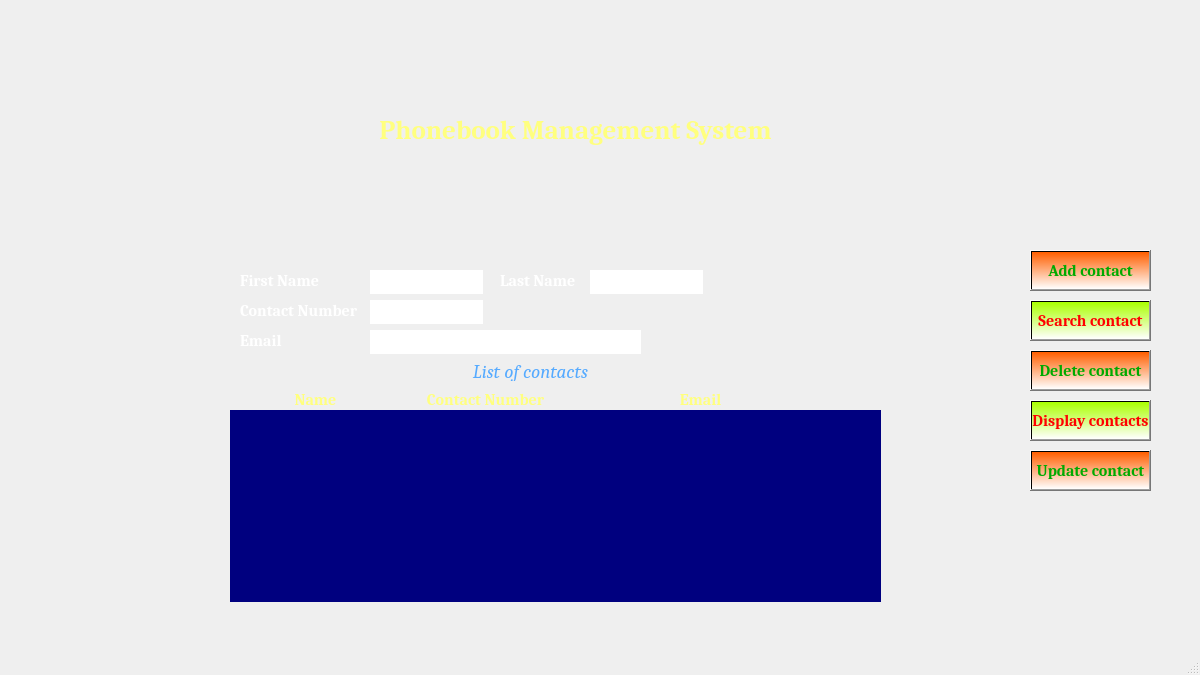
<?xml version="1.0" encoding="UTF-8"?>
<ui version="4.0">
 <class>MainWindow</class>
 <widget class="QMainWindow" name="MainWindow">
  <property name="geometry">
   <rect>
    <x>0</x>
    <y>0</y>
    <width>1200</width>
    <height>675</height>
   </rect>
  </property>
  <property name="minimumSize">
   <size>
    <width>1200</width>
    <height>675</height>
   </size>
  </property>
  <property name="maximumSize">
   <size>
    <width>1300</width>
    <height>700</height>
   </size>
  </property>
  <property name="sizeIncrement">
   <size>
    <width>0</width>
    <height>0</height>
   </size>
  </property>
  <property name="font">
   <font>
    <family>Cambria</family>
   </font>
  </property>
  <property name="contextMenuPolicy">
   <enum>Qt::DefaultContextMenu</enum>
  </property>
  <property name="windowTitle">
   <string/>
  </property>
  <property name="windowIcon">
   <iconset theme="applications-engineering">
    <normaloff>bg_image (1).jpg</normaloff>
    <normalon>bg_image (1).jpg</normalon>bg_image (1).jpg</iconset>
  </property>
  <property name="autoFillBackground">
   <bool>false</bool>
  </property>
  <property name="unifiedTitleAndToolBarOnMac">
   <bool>false</bool>
  </property>
  <widget class="QWidget" name="centralwidget">
   <widget class="QLabel" name="FirstName">
    <property name="geometry">
     <rect>
      <x>240</x>
      <y>270</y>
      <width>101</width>
      <height>21</height>
     </rect>
    </property>
    <property name="font">
     <font>
      <family>Cambria</family>
      <pointsize>12</pointsize>
      <bold>false</bold>
     </font>
    </property>
    <property name="text">
     <string>&lt;html&gt;&lt;head/&gt;&lt;body&gt;&lt;p&gt;&lt;span style=&quot; font-weight:700; color:#ffffff;&quot;&gt;First Name&lt;/span&gt;&lt;/p&gt;&lt;/body&gt;&lt;/html&gt;</string>
    </property>
   </widget>
   <widget class="QLineEdit" name="FirstNameLineEdit">
    <property name="geometry">
     <rect>
      <x>370</x>
      <y>270</y>
      <width>113</width>
      <height>24</height>
     </rect>
    </property>
    <property name="font">
     <font>
      <family>Cambria</family>
      <pointsize>12</pointsize>
      <bold>false</bold>
     </font>
    </property>
    <property name="frame">
     <bool>false</bool>
    </property>
   </widget>
   <widget class="QPushButton" name="Add_contactPush">
    <property name="geometry">
     <rect>
      <x>1030</x>
      <y>250</y>
      <width>121</width>
      <height>41</height>
     </rect>
    </property>
    <property name="font">
     <font>
      <family>Cambria</family>
      <pointsize>12</pointsize>
      <bold>true</bold>
     </font>
    </property>
    <property name="autoFillBackground">
     <bool>false</bool>
    </property>
    <property name="styleSheet">
     <string notr="true">color: rgb(0, 170, 0);
background-color: qlineargradient(spread:pad, x1:0, y1:0, x2:0, y2:1, stop:0 rgba(255, 95, 0, 255), stop:1 rgba(255, 255, 255, 255));</string>
    </property>
    <property name="text">
     <string>Add contact</string>
    </property>
   </widget>
   <widget class="QListWidget" name="listWidget">
    <property name="geometry">
     <rect>
      <x>230</x>
      <y>410</y>
      <width>651</width>
      <height>192</height>
     </rect>
    </property>
    <property name="baseSize">
     <size>
      <width>4</width>
      <height>2</height>
     </size>
    </property>
    <property name="font">
     <font>
      <family>Cambria</family>
      <pointsize>12</pointsize>
      <italic>true</italic>
      <bold>false</bold>
     </font>
    </property>
    <property name="autoFillBackground">
     <bool>false</bool>
    </property>
    <property name="styleSheet">
     <string notr="true">color: rgb(255, 0, 127);
background-color: rgb(0, 0, 127);</string>
    </property>
    <property name="frameShape">
     <enum>QFrame::NoFrame</enum>
    </property>
    <property name="frameShadow">
     <enum>QFrame::Plain</enum>
    </property>
    <property name="viewMode">
     <enum>QListView::IconMode</enum>
    </property>
   </widget>
   <widget class="QLabel" name="LastName">
    <property name="geometry">
     <rect>
      <x>500</x>
      <y>270</y>
      <width>81</width>
      <height>21</height>
     </rect>
    </property>
    <property name="font">
     <font>
      <family>Cambria</family>
      <pointsize>12</pointsize>
      <bold>false</bold>
     </font>
    </property>
    <property name="text">
     <string>&lt;html&gt;&lt;head/&gt;&lt;body&gt;&lt;p&gt;&lt;span style=&quot; font-weight:700; color:#ffffff;&quot;&gt;Last Name&lt;/span&gt;&lt;/p&gt;&lt;/body&gt;&lt;/html&gt;</string>
    </property>
   </widget>
   <widget class="QLineEdit" name="LastNameLineEdit">
    <property name="geometry">
     <rect>
      <x>590</x>
      <y>270</y>
      <width>113</width>
      <height>24</height>
     </rect>
    </property>
    <property name="font">
     <font>
      <family>Cambria</family>
      <pointsize>12</pointsize>
      <bold>false</bold>
     </font>
    </property>
    <property name="frame">
     <bool>false</bool>
    </property>
   </widget>
   <widget class="QLabel" name="Contact">
    <property name="geometry">
     <rect>
      <x>240</x>
      <y>300</y>
      <width>121</width>
      <height>21</height>
     </rect>
    </property>
    <property name="font">
     <font>
      <family>Cambria</family>
      <pointsize>12</pointsize>
      <bold>false</bold>
     </font>
    </property>
    <property name="text">
     <string>&lt;html&gt;&lt;head/&gt;&lt;body&gt;&lt;p&gt;&lt;span style=&quot; font-weight:700; color:#ffffff;&quot;&gt;Contact Number&lt;/span&gt;&lt;/p&gt;&lt;/body&gt;&lt;/html&gt;</string>
    </property>
   </widget>
   <widget class="QLabel" name="Email">
    <property name="geometry">
     <rect>
      <x>240</x>
      <y>330</y>
      <width>61</width>
      <height>21</height>
     </rect>
    </property>
    <property name="font">
     <font>
      <family>Cambria</family>
      <pointsize>12</pointsize>
      <bold>false</bold>
     </font>
    </property>
    <property name="text">
     <string>&lt;html&gt;&lt;head/&gt;&lt;body&gt;&lt;p&gt;&lt;span style=&quot; font-weight:700; color:#ffffff;&quot;&gt;Email&lt;/span&gt;&lt;/p&gt;&lt;/body&gt;&lt;/html&gt;</string>
    </property>
   </widget>
   <widget class="QLineEdit" name="ContactNumberLineEdit">
    <property name="geometry">
     <rect>
      <x>370</x>
      <y>300</y>
      <width>113</width>
      <height>24</height>
     </rect>
    </property>
    <property name="font">
     <font>
      <family>Cambria</family>
      <pointsize>12</pointsize>
      <bold>false</bold>
     </font>
    </property>
    <property name="frame">
     <bool>false</bool>
    </property>
   </widget>
   <widget class="QLineEdit" name="EmailLineEdit">
    <property name="geometry">
     <rect>
      <x>370</x>
      <y>330</y>
      <width>271</width>
      <height>24</height>
     </rect>
    </property>
    <property name="font">
     <font>
      <family>Cambria</family>
      <pointsize>12</pointsize>
      <bold>false</bold>
     </font>
    </property>
    <property name="frame">
     <bool>false</bool>
    </property>
   </widget>
   <widget class="QLabel" name="label">
    <property name="geometry">
     <rect>
      <x>470</x>
      <y>360</y>
      <width>121</width>
      <height>21</height>
     </rect>
    </property>
    <property name="font">
     <font>
      <family>Cambria</family>
      <pointsize>12</pointsize>
      <italic>true</italic>
      <bold>false</bold>
      <strikeout>false</strikeout>
     </font>
    </property>
    <property name="text">
     <string>&lt;html&gt;&lt;head/&gt;&lt;body&gt;&lt;p&gt;&lt;span style=&quot; font-size:14pt; color:#55aaff;&quot;&gt;List of contacts&lt;/span&gt;&lt;/p&gt;&lt;/body&gt;&lt;/html&gt;</string>
    </property>
    <property name="alignment">
     <set>Qt::AlignCenter</set>
    </property>
   </widget>
   <widget class="QLabel" name="label_2">
    <property name="geometry">
     <rect>
      <x>340</x>
      <y>90</y>
      <width>471</width>
      <height>81</height>
     </rect>
    </property>
    <property name="font">
     <font>
      <family>Cambria</family>
      <pointsize>20</pointsize>
      <bold>false</bold>
     </font>
    </property>
    <property name="text">
     <string>&lt;html&gt;&lt;head/&gt;&lt;body&gt;&lt;p align=&quot;center&quot;&gt;&lt;span style=&quot; font-weight:700; color:#ffff7f;&quot;&gt;Phonebook Management System&lt;/span&gt;&lt;/p&gt;&lt;/body&gt;&lt;/html&gt;</string>
    </property>
    <property name="textFormat">
     <enum>Qt::RichText</enum>
    </property>
    <property name="scaledContents">
     <bool>false</bool>
    </property>
    <property name="alignment">
     <set>Qt::AlignCenter</set>
    </property>
   </widget>
   <widget class="QLabel" name="label_3">
    <property name="geometry">
     <rect>
      <x>210</x>
      <y>390</y>
      <width>211</width>
      <height>16</height>
     </rect>
    </property>
    <property name="font">
     <font>
      <family>Cambria</family>
      <pointsize>12</pointsize>
      <bold>false</bold>
     </font>
    </property>
    <property name="text">
     <string>&lt;html&gt;&lt;head/&gt;&lt;body&gt;&lt;p&gt;&lt;span style=&quot; font-weight:700; color:#ffff7f;&quot;&gt;Name&lt;/span&gt;&lt;/p&gt;&lt;/body&gt;&lt;/html&gt;</string>
    </property>
    <property name="alignment">
     <set>Qt::AlignCenter</set>
    </property>
   </widget>
   <widget class="QLabel" name="label_4">
    <property name="geometry">
     <rect>
      <x>420</x>
      <y>390</y>
      <width>131</width>
      <height>16</height>
     </rect>
    </property>
    <property name="font">
     <font>
      <family>Cambria</family>
      <pointsize>12</pointsize>
      <bold>false</bold>
     </font>
    </property>
    <property name="text">
     <string>&lt;html&gt;&lt;head/&gt;&lt;body&gt;&lt;p&gt;&lt;span style=&quot; font-weight:700; color:#ffff7f;&quot;&gt;Contact Number&lt;/span&gt;&lt;/p&gt;&lt;/body&gt;&lt;/html&gt;</string>
    </property>
    <property name="textFormat">
     <enum>Qt::AutoText</enum>
    </property>
    <property name="alignment">
     <set>Qt::AlignCenter</set>
    </property>
   </widget>
   <widget class="QLabel" name="label_5">
    <property name="geometry">
     <rect>
      <x>600</x>
      <y>390</y>
      <width>201</width>
      <height>16</height>
     </rect>
    </property>
    <property name="font">
     <font>
      <family>Cambria</family>
      <pointsize>12</pointsize>
      <bold>false</bold>
     </font>
    </property>
    <property name="autoFillBackground">
     <bool>false</bool>
    </property>
    <property name="text">
     <string>&lt;html&gt;&lt;head/&gt;&lt;body&gt;&lt;p&gt;&lt;span style=&quot; font-weight:700; color:#ffff7f;&quot;&gt;Email&lt;/span&gt;&lt;/p&gt;&lt;/body&gt;&lt;/html&gt;</string>
    </property>
    <property name="textFormat">
     <enum>Qt::AutoText</enum>
    </property>
    <property name="scaledContents">
     <bool>false</bool>
    </property>
    <property name="alignment">
     <set>Qt::AlignCenter</set>
    </property>
   </widget>
   <widget class="QPushButton" name="searchContactButton">
    <property name="geometry">
     <rect>
      <x>1030</x>
      <y>300</y>
      <width>121</width>
      <height>41</height>
     </rect>
    </property>
    <property name="font">
     <font>
      <family>Cambria</family>
      <pointsize>12</pointsize>
      <bold>true</bold>
     </font>
    </property>
    <property name="styleSheet">
     <string notr="true">color: rgb(255, 0, 0);
background-color: qlineargradient(spread:pad, x1:0, y1:0, x2:0, y2:1, stop:0 rgba(170, 255, 0, 255), stop:1 rgba(255, 255, 255, 255));</string>
    </property>
    <property name="text">
     <string>Search contact</string>
    </property>
   </widget>
   <widget class="QPushButton" name="deleteContactButton">
    <property name="geometry">
     <rect>
      <x>1030</x>
      <y>350</y>
      <width>121</width>
      <height>41</height>
     </rect>
    </property>
    <property name="font">
     <font>
      <family>Cambria</family>
      <pointsize>12</pointsize>
      <bold>true</bold>
     </font>
    </property>
    <property name="styleSheet">
     <string notr="true">color: rgb(0, 170, 0);
background-color: qlineargradient(spread:pad, x1:0, y1:0, x2:0, y2:1, stop:0 rgba(255, 95, 0, 255), stop:1 rgba(255, 255, 255, 255));</string>
    </property>
    <property name="text">
     <string>Delete contact</string>
    </property>
   </widget>
   <widget class="QPushButton" name="displayContactButton">
    <property name="geometry">
     <rect>
      <x>1030</x>
      <y>400</y>
      <width>121</width>
      <height>41</height>
     </rect>
    </property>
    <property name="font">
     <font>
      <family>Cambria</family>
      <pointsize>12</pointsize>
      <bold>true</bold>
     </font>
    </property>
    <property name="styleSheet">
     <string notr="true">color: rgb(255, 0, 0);
background-color: qlineargradient(spread:pad, x1:0, y1:0, x2:0, y2:1, stop:0 rgba(170, 255, 0, 255), stop:1 rgba(255, 255, 255, 255));</string>
    </property>
    <property name="text">
     <string>Display contacts</string>
    </property>
   </widget>
   <widget class="QPushButton" name="updateContactButton">
    <property name="geometry">
     <rect>
      <x>1030</x>
      <y>450</y>
      <width>121</width>
      <height>41</height>
     </rect>
    </property>
    <property name="font">
     <font>
      <family>Cambria</family>
      <pointsize>12</pointsize>
      <bold>true</bold>
     </font>
    </property>
    <property name="styleSheet">
     <string notr="true">color: rgb(0, 170, 0);
background-color: qlineargradient(spread:pad, x1:0, y1:0, x2:0, y2:1, stop:0 rgba(255, 95, 0, 255), stop:1 rgba(255, 255, 255, 255));</string>
    </property>
    <property name="text">
     <string>Update contact</string>
    </property>
   </widget>
  </widget>
  <widget class="QMenuBar" name="menubar">
   <property name="geometry">
    <rect>
     <x>0</x>
     <y>0</y>
     <width>1200</width>
     <height>20</height>
    </rect>
   </property>
  </widget>
  <widget class="QStatusBar" name="statusBar"/>
 </widget>
 <resources/>
 <connections/>
</ui>
